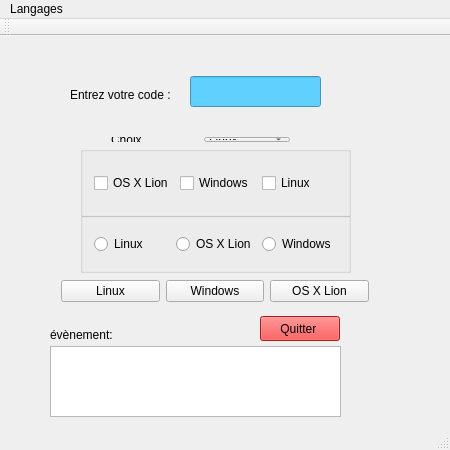
<?xml version="1.0" encoding="UTF-8"?>
<ui version="4.0">
 <class>MainWindow</class>
 <widget class="QMainWindow" name="MainWindow">
  <property name="geometry">
   <rect>
    <x>0</x>
    <y>0</y>
    <width>450</width>
    <height>450</height>
   </rect>
  </property>
  <property name="minimumSize">
   <size>
    <width>450</width>
    <height>450</height>
   </size>
  </property>
  <property name="maximumSize">
   <size>
    <width>450</width>
    <height>450</height>
   </size>
  </property>
  <property name="windowTitle">
   <string>MainWindow</string>
  </property>
  <widget class="QWidget" name="centralWidget">
   <widget class="QPushButton" name="pushButton_Exit">
    <property name="geometry">
     <rect>
      <x>260</x>
      <y>280</y>
      <width>80</width>
      <height>25</height>
     </rect>
    </property>
    <property name="styleSheet">
     <string notr="true">background-color: rgb(239, 41, 41);
</string>
    </property>
    <property name="text">
     <string>Quitter </string>
    </property>
   </widget>
   <widget class="QLabel" name="labelEvenement">
    <property name="geometry">
     <rect>
      <x>50</x>
      <y>290</y>
      <width>71</width>
      <height>17</height>
     </rect>
    </property>
    <property name="text">
     <string>évènement:</string>
    </property>
   </widget>
   <widget class="QGroupBox" name="groupBox">
    <property name="geometry">
     <rect>
      <x>80</x>
      <y>110</y>
      <width>271</width>
      <height>71</height>
     </rect>
    </property>
    <property name="title">
     <string/>
    </property>
    <layout class="QHBoxLayout" name="horizontalLayout_3">
     <item>
      <widget class="QCheckBox" name="checkBox_OS_X_Lion">
       <property name="text">
        <string>OS X Lion</string>
       </property>
      </widget>
     </item>
     <item>
      <widget class="QCheckBox" name="checkBox_Windows">
       <property name="text">
        <string>Windows</string>
       </property>
      </widget>
     </item>
     <item>
      <widget class="QCheckBox" name="chekBox_Linux">
       <property name="text">
        <string>Linux</string>
       </property>
      </widget>
     </item>
    </layout>
   </widget>
   <widget class="QGroupBox" name="groupBox_2">
    <property name="geometry">
     <rect>
      <x>80</x>
      <y>176</y>
      <width>271</width>
      <height>61</height>
     </rect>
    </property>
    <property name="title">
     <string/>
    </property>
    <layout class="QHBoxLayout" name="horizontalLayout_4">
     <item>
      <widget class="QRadioButton" name="radioButton_Linux">
       <property name="text">
        <string>Linux</string>
       </property>
      </widget>
     </item>
     <item>
      <widget class="QRadioButton" name="radioButton_OS_X_Lion">
       <property name="text">
        <string>OS X Lion</string>
       </property>
      </widget>
     </item>
     <item>
      <widget class="QRadioButton" name="radioButton_Windows">
       <property name="text">
        <string>Windows</string>
       </property>
      </widget>
     </item>
    </layout>
   </widget>
   <widget class="QWidget" name="layoutWidget">
    <property name="geometry">
     <rect>
      <x>50</x>
      <y>230</y>
      <width>330</width>
      <height>51</height>
     </rect>
    </property>
    <layout class="QHBoxLayout" name="horizontalLayout_5">
     <item>
      <widget class="QPushButton" name="pushButton_Linux">
       <property name="text">
        <string>Linux</string>
       </property>
      </widget>
     </item>
     <item>
      <widget class="QPushButton" name="pushButton_Windows">
       <property name="text">
        <string>Windows</string>
       </property>
      </widget>
     </item>
     <item>
      <widget class="QPushButton" name="pushButton_OS_X_Lion">
       <property name="text">
        <string>OS X Lion</string>
       </property>
      </widget>
     </item>
    </layout>
   </widget>
   <widget class="QWidget" name="layoutWidget">
    <property name="geometry">
     <rect>
      <x>100</x>
      <y>90</y>
      <width>201</width>
      <height>27</height>
     </rect>
    </property>
    <layout class="QHBoxLayout" name="horizontalLayout_2">
     <item>
      <widget class="QLabel" name="labelChoix">
       <property name="text">
        <string>Choix</string>
       </property>
      </widget>
     </item>
     <item>
      <widget class="QComboBox" name="comboBoxOs">
       <item>
        <property name="text">
         <string>Linux</string>
        </property>
       </item>
       <item>
        <property name="text">
         <string>Windows</string>
        </property>
       </item>
       <item>
        <property name="text">
         <string>OS X Lion</string>
        </property>
       </item>
      </widget>
     </item>
    </layout>
   </widget>
   <widget class="QLabel" name="labelCode">
    <property name="geometry">
     <rect>
      <x>70</x>
      <y>50</y>
      <width>111</width>
      <height>17</height>
     </rect>
    </property>
    <property name="text">
     <string>Entrez votre code :</string>
    </property>
   </widget>
   <widget class="QTextEdit" name="textEditEvenement">
    <property name="geometry">
     <rect>
      <x>50</x>
      <y>310</y>
      <width>291</width>
      <height>71</height>
     </rect>
    </property>
    <property name="styleSheet">
     <string notr="true">background-color: qconicalgradient(cx:0.5, cy:0.5, angle:0, stop:0 rgba(35, 40, 3, 255), stop:0.16 rgba(136, 106, 22, 255), stop:0.225 rgba(166, 140, 41, 255), stop:0.285 rgba(204, 181, 74, 255), stop:0.345 rgba(235, 219, 102, 255), stop:0.415 rgba(245, 236, 112, 255), stop:0.52 rgba(209, 190, 76, 255), stop:0.57 rgba(187, 156, 51, 255), stop:0.635 rgba(168, 142, 42, 255), stop:0.695 rgba(202, 174, 68, 255), stop:0.75 rgba(218, 202, 86, 255), stop:0.815 rgba(208, 187, 73, 255), stop:0.88 rgba(187, 156, 51, 255), stop:0.935 rgba(137, 108, 26, 255), stop:1 rgba(35, 40, 3, 255));</string>
    </property>
   </widget>
   <widget class="QLineEdit" name="lineEditCode">
    <property name="geometry">
     <rect>
      <x>190</x>
      <y>40</y>
      <width>131</width>
      <height>31</height>
     </rect>
    </property>
    <property name="styleSheet">
     <string notr="true">background-color: rgb(96, 208, 255);</string>
    </property>
   </widget>
  </widget>
  <widget class="QMenuBar" name="menuBar">
   <property name="geometry">
    <rect>
     <x>0</x>
     <y>0</y>
     <width>450</width>
     <height>22</height>
    </rect>
   </property>
   <widget class="QMenu" name="menuLangages">
    <property name="title">
     <string>Langages</string>
    </property>
    <addaction name="actionJava"/>
    <addaction name="actionC"/>
    <addaction name="actionC_2"/>
    <addaction name="actionJava_script"/>
   </widget>
   <addaction name="menuLangages"/>
  </widget>
  <widget class="QToolBar" name="mainToolBar">
   <attribute name="toolBarArea">
    <enum>TopToolBarArea</enum>
   </attribute>
   <attribute name="toolBarBreak">
    <bool>false</bool>
   </attribute>
  </widget>
  <widget class="QStatusBar" name="statusBar"/>
  <action name="actionJava">
   <property name="text">
    <string>Java</string>
   </property>
  </action>
  <action name="actionC">
   <property name="text">
    <string>C</string>
   </property>
  </action>
  <action name="actionC_2">
   <property name="text">
    <string>C++</string>
   </property>
  </action>
  <action name="actionJava_script">
   <property name="text">
    <string>Java script</string>
   </property>
  </action>
 </widget>
 <layoutdefault spacing="6" margin="11"/>
 <resources/>
 <connections>
  <connection>
   <sender>pushButton_Exit</sender>
   <signal>clicked()</signal>
   <receiver>MainWindow</receiver>
   <slot>close()</slot>
   <hints>
    <hint type="sourcelabel">
     <x>296</x>
     <y>331</y>
    </hint>
    <hint type="destinationlabel">
     <x>210</x>
     <y>323</y>
    </hint>
   </hints>
  </connection>
 </connections>
</ui>
